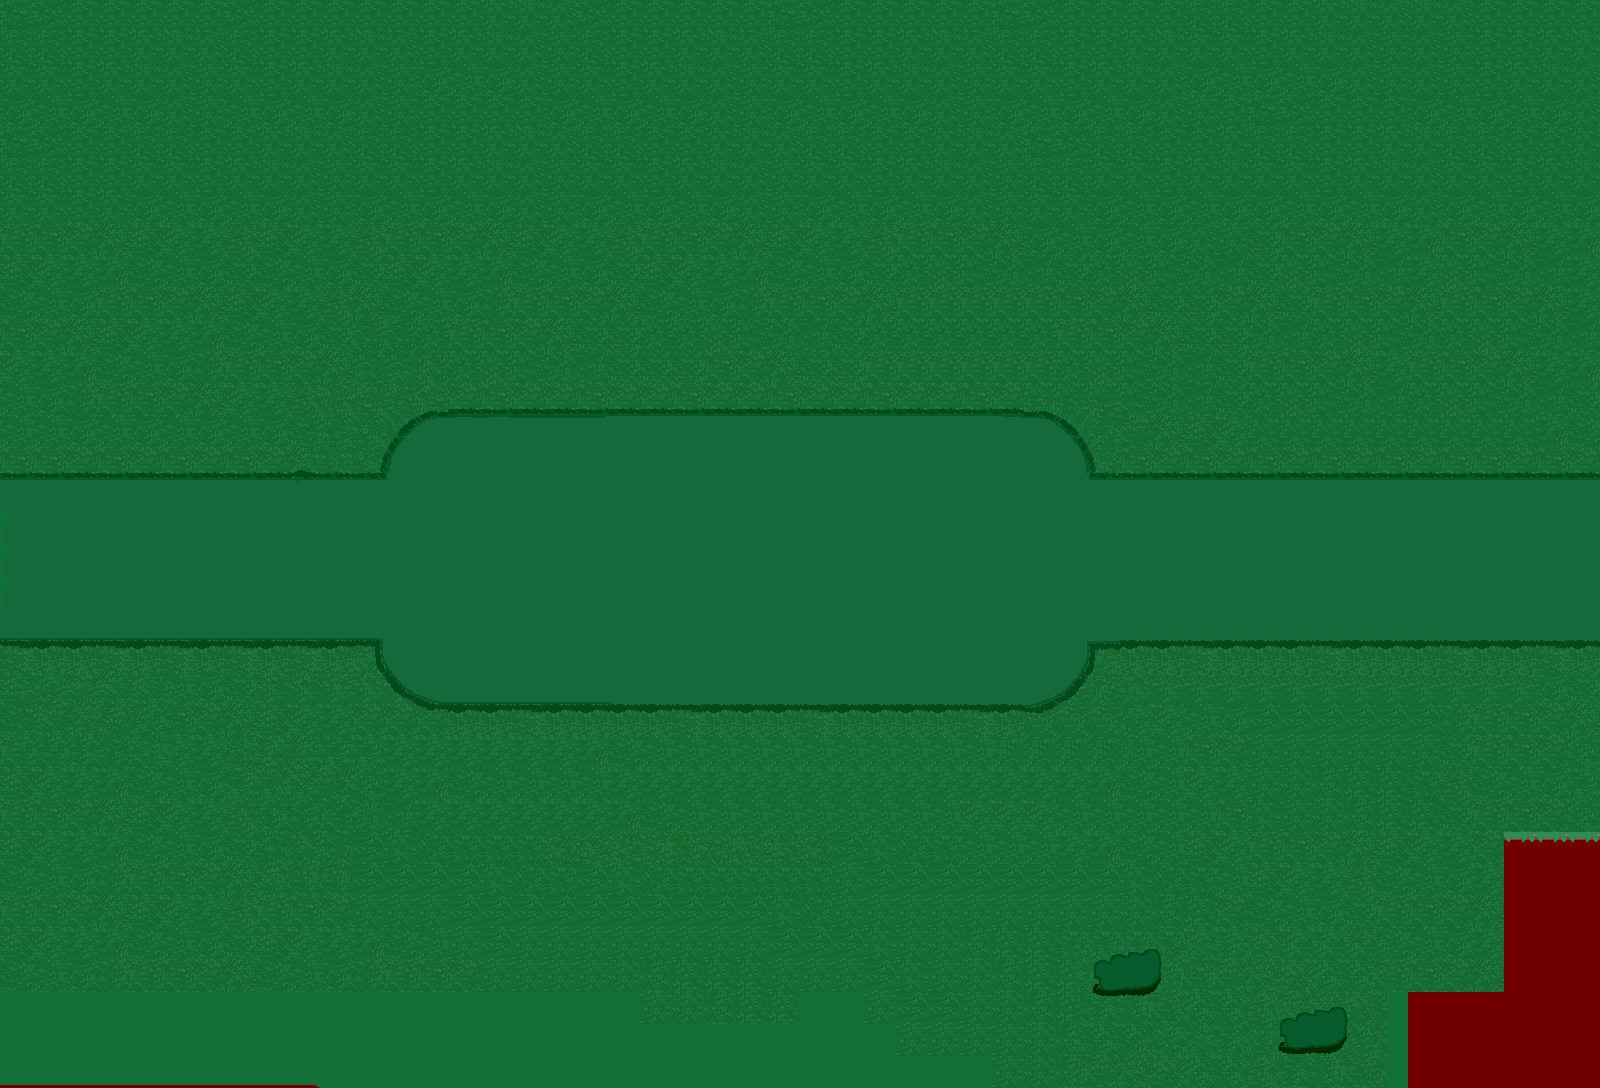

A level layout from a 2D game, rendered from its tile map. Below: a short description, then the map file with tile-grid data replaced by summaries:
An orthogonal 50x34 tile map with 32x32 px tiles, 3 tile layers (Tile Layer 2, Tile Layer 1, Tile Layer 3), 10 tilesets and 46 objects (16x spobject, 11x item, 2x character, level Info, trigger).

<map version="1.2" tiledversion="1.2.1" orientation="orthogonal" renderorder="right-down" width="50" height="34" tilewidth="32" tileheight="32" infinite="0" nextlayerid="6" nextobjectid="158">
 <tileset firstgid="1" name="grassstage" tilewidth="32" tileheight="32" tilecount="2025" columns="45">
  <image source="grassstage.png" width="1440" height="1440" />
 </tileset>
 <tileset firstgid="2026" name="grassstage2" tilewidth="32" tileheight="32" tilecount="2500" columns="50">
  <image source="grassstage2.png" width="1600" height="1600" />
 </tileset>
 <tileset firstgid="4526" name="playerstart" tilewidth="32" tileheight="32" tilecount="1" columns="1">
  <image source="playerstart.png" width="32" height="32" />
  <tile id="0">
   <properties>
    <property name="orient" value="right" />
    <property name="playerstart" value="" />
   </properties>
  </tile>
 </tileset>
 <tileset firstgid="4527" name="grassstage3" tilewidth="32" tileheight="32" tilecount="1700" columns="50">
  <image source="grassstage3.png" width="1600" height="1088" />
 </tileset>
 <tileset firstgid="6227" source="grassstage4redux.tsx" />
 <tileset firstgid="6927" name="grassstage2a" tilewidth="32" tileheight="32" tilecount="2000" columns="50">
  <image source="grassstage2a.png" width="1600" height="1280" />
 </tileset>
 <tileset firstgid="8927" name="grassdungeon1" tilewidth="32" tileheight="32" tilecount="1700" columns="50">
  <image source="grassdungeon1.png" width="1600" height="1088" />
 </tileset>
 <tileset firstgid="10627" name="foresttreesolo" tilewidth="32" tileheight="32" tilecount="63" columns="7">
  <image source="foresttreesolo.png" width="250" height="300" />
 </tileset>
 <tileset firstgid="10690" name="grassdungeon2" tilewidth="32" tileheight="32" tilecount="1700" columns="50">
  <image source="grassdungeon2.png" width="1600" height="1088" />
 </tileset>
 <tileset firstgid="12390" source="grassdungeon5.tsx" />
 <layer id="1" name="Tile Layer 2" width="50" height="34">
  <data>[1700 cells, 241 non-empty, 155 distinct tile ids]</data>
 </layer>
 <layer id="2" name="Tile Layer 1" width="50" height="34">
  <data>[1700 cells, 1699 non-empty, 56 distinct tile ids]</data>
 </layer>
 <layer id="3" name="Tile Layer 3" width="50" height="34">
  <data>[1700 cells, 1700 non-empty, 1275 distinct tile ids]</data>
 </layer>
 <objectgroup id="4" name="Object Layer 1">
  <object id="5" x="0" y="576" width="32" height="32">
   <properties>
    <property name="orient" value="right" />
    <property name="playerstart" value="" />
    <property name="startarea" value="1" />
   </properties>
  </object>
  <object id="7" name="level Info" x="672" y="864" width="24" height="24">
   <properties>
    <property name="areaname" value="Deeper into the forest..." />
    <property name="filter" value="dim" />
    <property name="levelinfo" value="1" />
   </properties>
  </object>
  <object id="17" x="-64" y="448" width="32" height="256">
   <properties>
    <property name="NewArea" value="" />
    <property name="area" value="grassdungeon4.tmx" />
    <property name="returnarea" value="2" />
   </properties>
  </object>
  <object id="18" x="1632" y="416" width="32" height="352">
   <properties>
    <property name="NewArea" value="" />
    <property name="area" value="grassdungeon4b.tmx" />
    <property name="returnarea" value="0" />
   </properties>
  </object>
  <object id="21" x="1568" y="544" width="32" height="32">
   <properties>
    <property name="orient" value="left" />
    <property name="playerstart" value="" />
    <property name="startarea" value="2" />
   </properties>
  </object>
  <object id="23" type="spobject" x="32" y="672" width="196" height="298">
   <properties>
    <property name="image" value="foresttreesp.png" />
    <property name="spobject" value="" />
   </properties>
  </object>
  <object id="24" type="spobject" x="224" y="672" width="196" height="298">
   <properties>
    <property name="image" value="foresttreesp.png" />
    <property name="spobject" value="" />
   </properties>
  </object>
  <object id="25" type="spobject" x="416" y="672" width="196" height="298">
   <properties>
    <property name="image" value="foresttreesp.png" />
    <property name="spobject" value="" />
   </properties>
  </object>
  <object id="26" type="spobject" x="608" y="672" width="196" height="298">
   <properties>
    <property name="image" value="foresttreesp.png" />
    <property name="spobject" value="" />
   </properties>
  </object>
  </objectgroup>
</map>
<!-- 37 of 46 objects omitted -->
